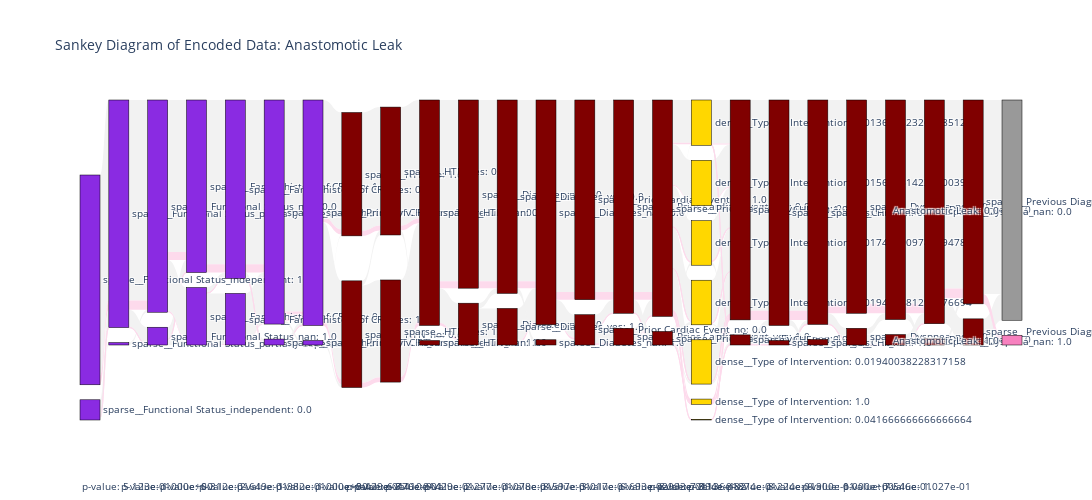

Write notebook code for a chart like this one.
### Code cell
plot_data = leak_prepared.copy()
plot_data['Anastomotic Leak'] = labels_train.to_list()
imp_enc_feats = imp_feats.copy()
imp_enc_feats.append('Anastomotic Leak')
sankey_from_encoded_data(plot_data, imp_enc_feats, 'Anastomotic Leak')

### Figure 1 — Plotly figure (JSON) as saved in the notebook; plotly's stock layout.template omitted (floating-point values rounded to 4 significant figures; data arrays with more than 128 entries replaced by an {"elided": "..."} marker saying what was removed)
{"data": [{"arrangement": "snap", "link": {"color": {"elided": "232 str values"}, "hovercolor": {"elided": "232 str values"}, "label": {"elided": "232 str values"}, "source": {"elided": "232 int values"}, "target": {"elided": "232 int values"}, "value": {"elided": "232 float values"}}, "node": {"color": ["BlueViolet", "BlueViolet", "BlueViolet", "BlueViolet", "BlueViolet", "BlueViolet", "BlueViolet", "BlueViolet", "BlueViolet", "BlueViolet", "BlueViolet", "BlueViolet", "BlueViolet", "BlueViolet", "Maroon", "Maroon", "Maroon", "Maroon", "Maroon", "Maroon", "Maroon", "Maroon", "Maroon", "Maroon", "Maroon", "Maroon", "Maroon", "Maroon", "Maroon", "Maroon", "Maroon", "Maroon", "Gold", "Gold", "Gold", "Gold", "Gold", "Gold", "Gold", "Maroon", "Maroon", "Maroon", "Maroon", "Maroon", "Maroon", "Maroon", "Maroon", "Maroon", "Maroon", "Maroon", "Maroon", "Maroon", "Maroon", "rgb(153,153,153)", "rgb(247,129,191)"], "label": ["sparse__Functional Status_independent: 1.0", "sparse__Functional Status_independent: 0.0", "sparse__Functional Status_partially dependent: 0.0", "sparse__Functional Status_partially dependent: 1.0", "sparse__Functional Status_nan: 0.0", "sparse__Functional Status_nan: 1.0", "sparse__Family history of CRC_no: 1.0", "sparse__Family history of CRC_no: 0.0", "sparse__Family history of CRC_yes: 0.0", "sparse__Family history of CRC_yes: 1.0", "sparse__Family history of CRC_nan: 0.0", "sparse__Family history of CRC_nan: 1.0", "sparse__Primary v. Recurrence_recurrent: 0.0", "sparse__Primary v. Recurrence_recurrent: 1.0", "sparse__HTN_no: 1.0", "sparse__HTN_no: 0.0", "sparse__HTN_yes: 0.0", "sparse__HTN_yes: 1.0", "sparse__HTN_nan: 0.0", "sparse__HTN_nan: 1.0", "sparse__Diabetes_no: 1.0", "sparse__Diabetes_no: 0.0", "sparse__Diabetes_yes: 0.0", "sparse__Diabetes_yes: 1.0", "sparse__Diabetes_nan: 0.0", "sparse__Diabetes_nan: 1.0", "sparse__Prior Cardiac Event_no: 1.0", "sparse__Prior Cardiac Event_no: 0.0", "sparse__Prior Cardiac Event_yes: 0.0", "sparse__Prior Cardiac Event_yes: 1.0", "sparse__Prior Cardiac Event_nan: 0.0", "sparse__Prior Cardiac Event_nan: 1.0", "dense__Type of Intervention: 0.013663623261485127", "dense__Type of Intervention: 0.015614614223700397", "dense__Type of Intervention: 0.017495909785194788", "dense__Type of Intervention: 0.019438881292376694", "dense__Type of Intervention: 0.01940038228317158", "dense__Type of Intervention: 1.0", "dense__Type of Intervention: 0.041666666666666664", "sparse__CHF_no: 1.0", "sparse__CHF_no: 0.0", "sparse__CHF_yes: 0.0", "sparse__CHF_yes: 1.0", "sparse__CHF_nan: 0.0", "sparse__CHF_nan: 1.0", "sparse__Dyspnea_no: 1.0", "sparse__Dyspnea_no: 0.0", "sparse__Dyspnea_yes: 0.0", "sparse__Dyspnea_yes: 1.0", "sparse__Dyspnea_nan: 0.0", "sparse__Dyspnea_nan: 1.0", "sparse__Previous Diagnosis of Prostate Cancer_no: 1.0", "sparse__Previous Diagnosis of Prostate Cancer_no: 0.0", "Anastomotic Leak: 0.0", "Anastomotic Leak: 1.0"], "line": {"color": "black", "width": 0.5}, "pad": 15, "thickness": 20, "x": [0, 0, 0.04167, 0.04167, 0.08333, 0.08333, 0.125, 0.125, 0.1667, 0.1667, 0.2083, 0.2083, 0.25, 0.25, 0.2917, 0.2917, 0.3333, 0.3333, 0.375, 0.375, 0.4167, 0.4167, 0.4583, 0.4583, 0.5, 0.5, 0.5417, 0.5417, 0.5833, 0.5833, 0.625, 0.625, 0.6667, 0.6667, 0.6667, 0.6667, 0.6667, 0.6667, 0.6667, 0.7083, 0.7083, 0.75, 0.75, 0.7917, 0.7917, 0.8333, 0.8333, 0.875, 0.875, 0.9167, 0.9167, 0.9583, 0.9583, 1, 1], "y": [0.04394, 0.5439, 0.005303, 0.5053, 0.03864, 0.5386, 0.125, 0.625, 0.1121, 0.6121, 0.01288, 0.5129, 0.009848, 0.5098, 0.2318, 0.7318, 0.222, 0.722, 0.009848, 0.5098, 0.09091, 0.5909, 0.07955, 0.5795, 0.01136, 0.5114, 0.06591, 0.5659, 0.03636, 0.5364, 0.02955, 0.5295, 0.001515, 0.01439, 0.122, 0.3152, 0.5091, 0.7045, 0.9015, 0.02197, 0.522, 0.009848, 0.5098, 0.01212, 0.5121, 0.03636, 0.5364, 0.02273, 0.5227, 0.01364, 0.5136, 0.05682, 0.5568, 0.02121, 0.5212]}, "type": "sankey", "valueformat": ".2%"}], "layout": {"annotations": [{"showarrow": false, "text": "p-value: 5.123e-01", "x": 0, "y": 0, "yshift": -75}, {"showarrow": false, "text": "p-value: 1.000e+00", "x": 0.04167, "y": 0, "yshift": -75}, {"showarrow": false, "text": "p-value: 6.312e-01", "x": 0.08333, "y": 0, "yshift": -75}, {"showarrow": false, "text": "p-value: 2.649e-01", "x": 0.125, "y": 0, "yshift": -75}, {"showarrow": false, "text": "p-value: 1.982e-01", "x": 0.1667, "y": 0, "yshift": -75}, {"showarrow": false, "text": "p-value: 1.000e+00", "x": 0.2083, "y": 0, "yshift": -75}, {"showarrow": false, "text": "p-value: 9.429e-01", "x": 0.25, "y": 0, "yshift": -75}, {"showarrow": false, "text": "p-value: 8.410e-01", "x": 0.2917, "y": 0, "yshift": -75}, {"showarrow": false, "text": "p-value: 6.776e-01", "x": 0.3333, "y": 0, "yshift": -75}, {"showarrow": false, "text": "p-value: 9.429e-01", "x": 0.375, "y": 0, "yshift": -75}, {"showarrow": false, "text": "p-value: 2.277e-01", "x": 0.4167, "y": 0, "yshift": -75}, {"showarrow": false, "text": "p-value: 1.078e-01", "x": 0.4583, "y": 0, "yshift": -75}, {"showarrow": false, "text": "p-value: 8.597e-01", "x": 0.5, "y": 0, "yshift": -75}, {"showarrow": false, "text": "p-value: 3.017e-01", "x": 0.5417, "y": 0, "yshift": -75}, {"showarrow": false, "text": "p-value: 6.693e-02", "x": 0.5833, "y": 0, "yshift": -75}, {"showarrow": false, "text": "p-value: 8.993e-01", "x": 0.625, "y": 0, "yshift": -75}, {"showarrow": false, "text": "p-value: 3.136e-82", "x": 0.6667, "y": 0, "yshift": -75}, {"showarrow": false, "text": "p-value: 7.994e-01", "x": 0.7083, "y": 0, "yshift": -75}, {"showarrow": false, "text": "p-value: 1.874e-01", "x": 0.75, "y": 0, "yshift": -75}, {"showarrow": false, "text": "p-value: 8.224e-01", "x": 0.7917, "y": 0, "yshift": -75}, {"showarrow": false, "text": "p-value: 6.900e-01", "x": 0.8333, "y": 0, "yshift": -75}, {"showarrow": false, "text": "p-value: 1.000e+00", "x": 0.875, "y": 0, "yshift": -75}, {"showarrow": false, "text": "p-value: 7.546e-01", "x": 0.9167, "y": 0, "yshift": -75}, {"showarrow": false, "text": "p-value: 1.027e-01", "x": 0.9583, "y": 0, "yshift": -75}], "font": {"size": 10}, "height": 500, "title": {"text": "Sankey Diagram of Encoded Data: Anastomotic Leak"}, "width": 7500}}
